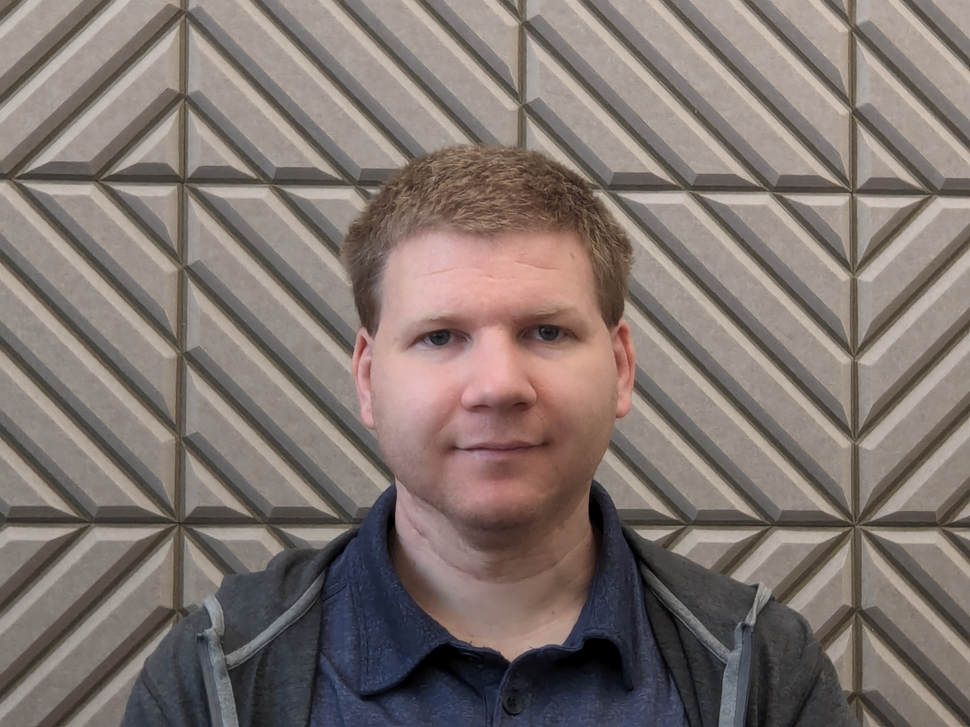
#> input picture photos/source.png, 970 x 727 px, shrunk from 3648 x 2736 before the run, found by its file name
$ python hist.py
#> lines starting #> are read from the running program, lines starting #| are printed output that depends on the picture
import cv2
import numpy as np
import matplotlib.pyplot as plt

def show_image_histogram(image_path):
    # Load image
#> called with image_path = 'source.png'
    img = cv2.imread(image_path)
#> img is the input picture: shape (727, 970, 3); mean B, G, R 110.7, 116, 127.2
    if img is None:
        raise FileNotFoundError("Image not found or invalid path.")

    # Check if image is grayscale or color
    if len(img.shape) == 2 or img.shape[2] == 1:
        # Grayscale image
        plt.figure()
        plt.title("Grayscale Histogram")
        plt.xlabel("Pixel Value")
        plt.ylabel("Frequency")
        hist = cv2.calcHist([img], [0], None, [256], [0, 256])
        plt.plot(hist, color='black')
        plt.xlim([0, 256])
        plt.show()
    else:
        # Color image: convert BGR to RGB for consistent plotting
        img_rgb = cv2.cvtColor(img, cv2.COLOR_BGR2RGB)
        colors = ('r', 'g', 'b')
        plt.figure()
        plt.title("Color Histogram")
        plt.xlabel("Pixel Value")
        plt.ylabel("Frequency")

        for i, color in enumerate(colors):
            hist = cv2.calcHist([img], [i], None, [256], [0, 256])
            plt.plot(hist, color=color)
            plt.xlim([0, 256])

        plt.show()
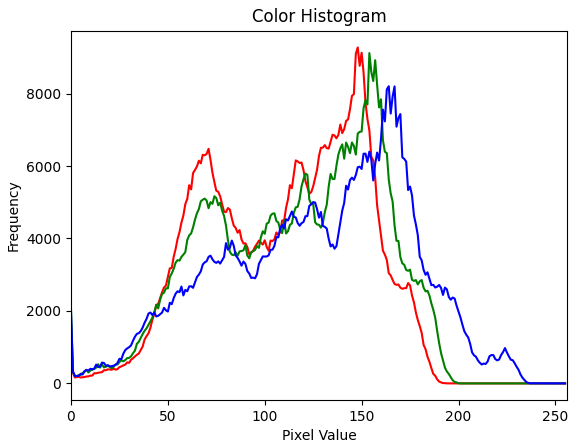
#> figure drawn by matplotlib, 1 panel; curve peaks at x = 148, y = 9275; curve peaks at x = 154, y = 9118; curve peaks at x = 164, y = 8203

# Example usage:
# Replace 'your_image.jpg' with your actual image file path
show_image_histogram('source.png')

$ run again, with photos/alignment.png copied over photos/source.png
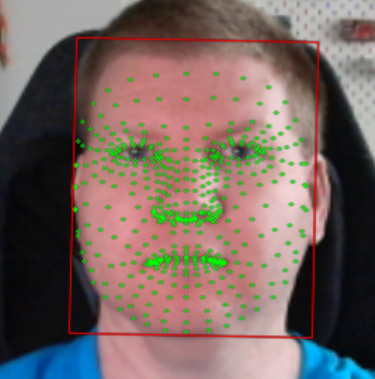
#> input picture photos/alignment.png, 375 x 379 px, found by its file name
#> in show_image_histogram, img is the input picture: shape (379, 375, 3); mean B, G, R 96.8, 101.9, 119.2
#> in show_image_histogram, `plt.show()`:
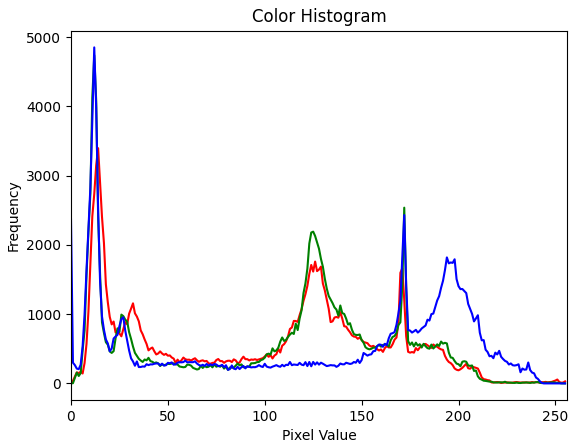
#> figure drawn by matplotlib, 1 panel; curve peaks at x = 14, y = 3396; curve peaks at x = 12, y = 4737; curve peaks at x = 12, y = 4851

$ run again, with photos/control.png copied over photos/source.png
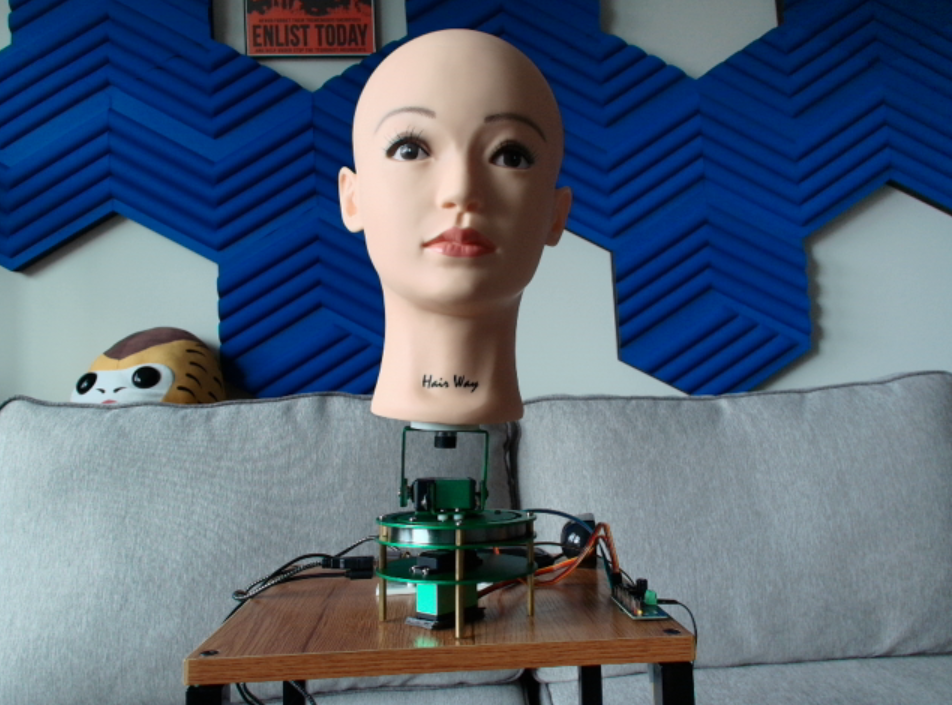
#> input picture photos/control.png, 952 x 705 px, found by its file name
#> in show_image_histogram, img is the input picture: shape (705, 952, 3); mean B, G, R 120.9, 102.1, 87.6
#> in show_image_histogram, `plt.show()`:
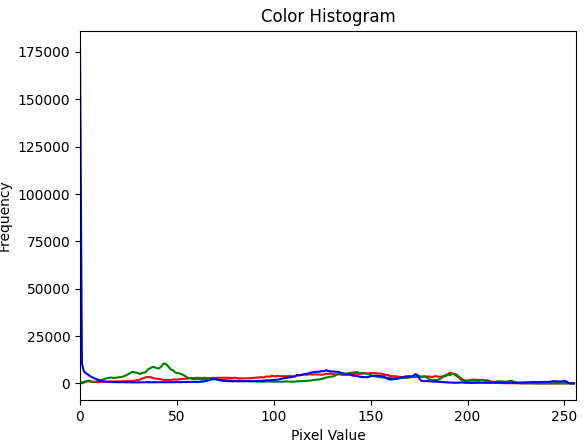
#> figure drawn by matplotlib, 1 panel; curve peaks at x = 191, y = 5666; curve peaks at x = 44, y = 10430; curve peaks at x = 0, y = 177427

$ run again, with photos/test.png copied over photos/source.png
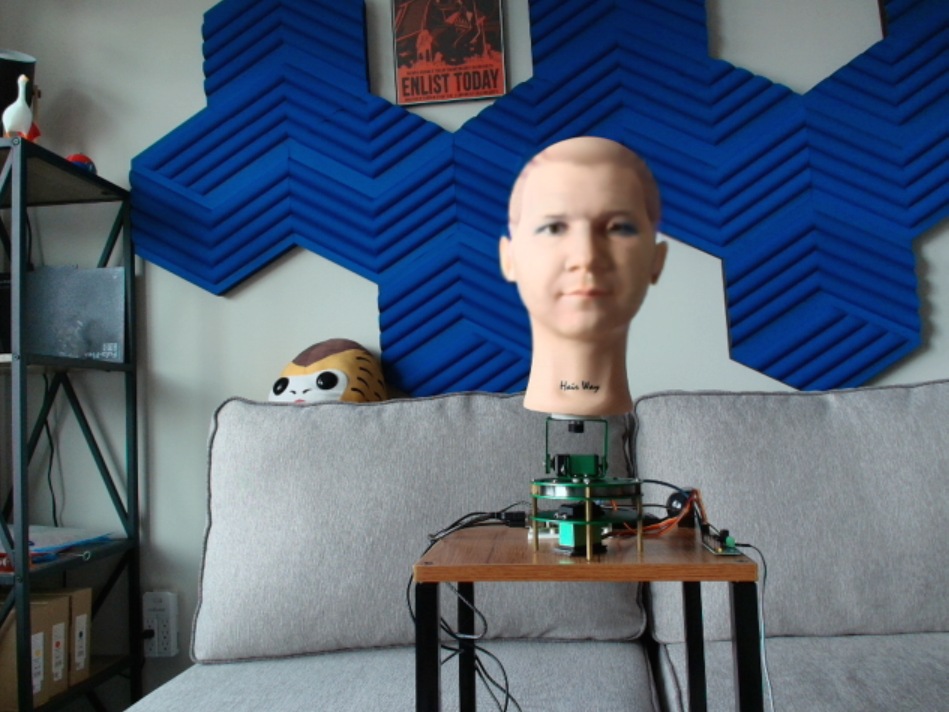
#> input picture photos/test.png, 949 x 712 px, found by its file name
#> in show_image_histogram, img is the input picture: shape (712, 949, 3); mean B, G, R 117, 98.7, 85.3
#> in show_image_histogram, `plt.show()`:
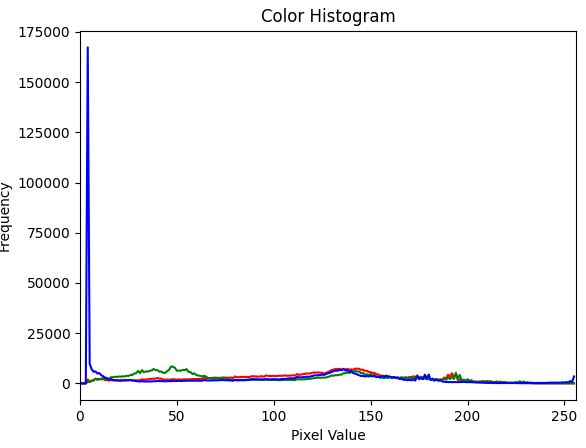
#> figure drawn by matplotlib, 1 panel; curve peaks at x = 143, y = 7310; curve peaks at x = 47, y = 8397; curve peaks at x = 4, y = 167281
